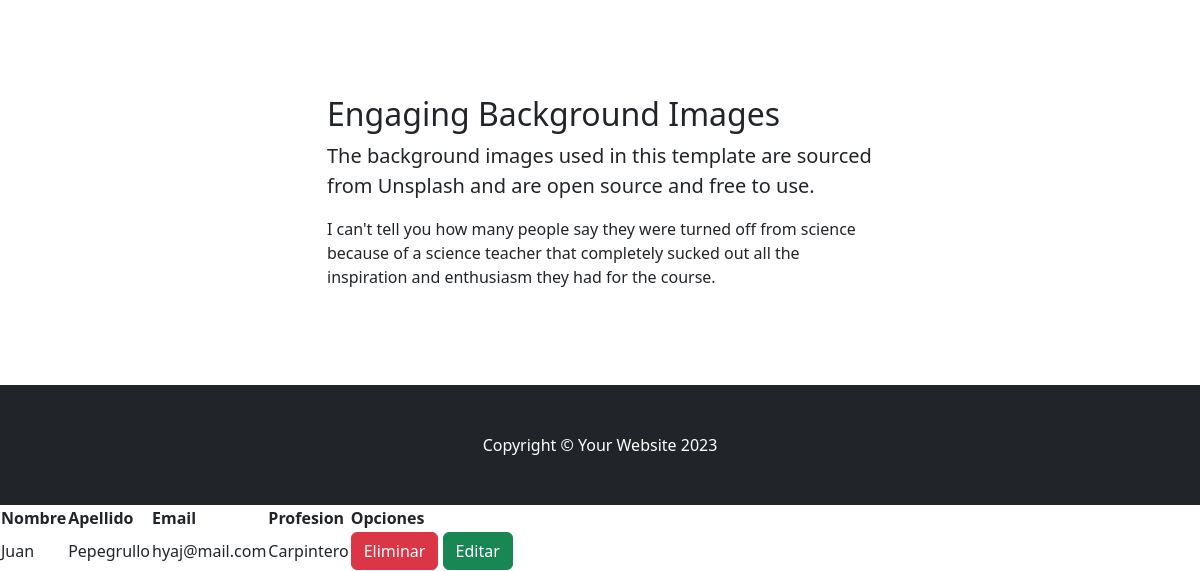
The app's page /AppCoder/profesores/ (signed in, lower part), older data.
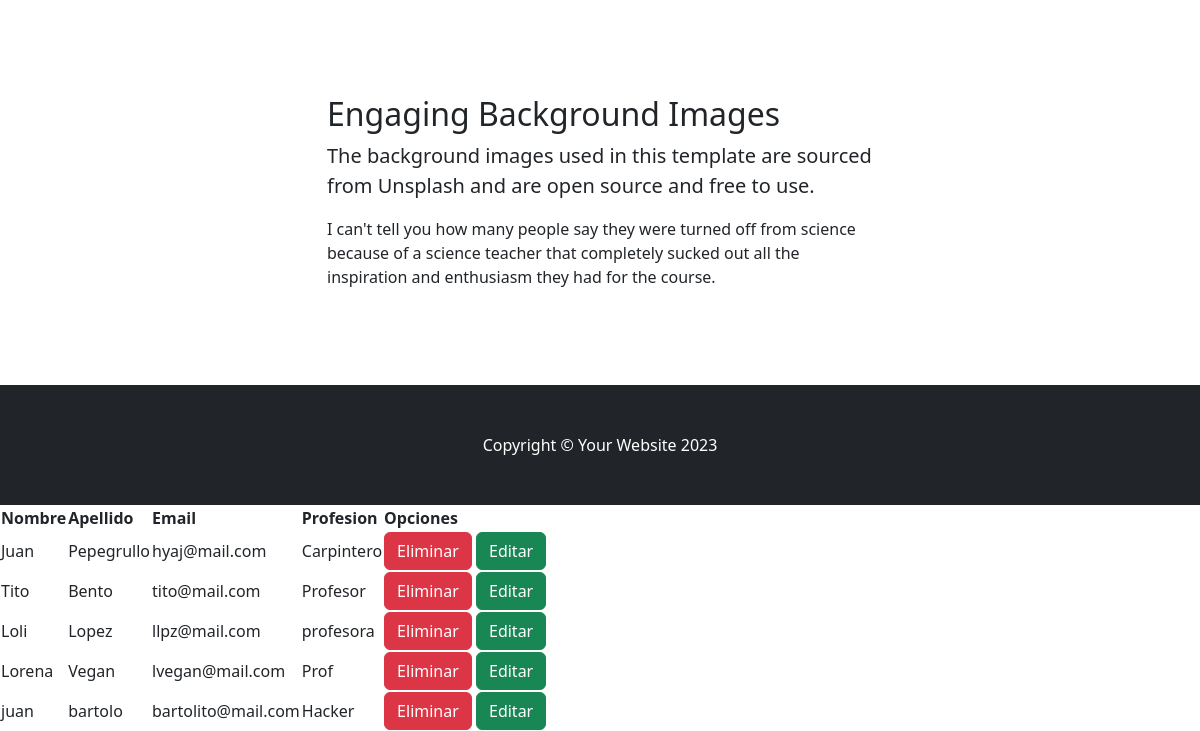
The same page, newer data.
### AppCoder/models.py (models this page shows, shortened)
class Profesor(models.Model):
    nombre = models.CharField(max_length=50)
    apellido = models.CharField(max_length=50)
    emails = models.EmailField()
    profesion = models.CharField(max_length=50)

### AppCoder/views.py (the view)
# urls.py: path("profesores/",profesores, name="profesores"), # name es para poder invocarlo desde el href en el html y redireccionar botones a distintas paginas
@login_required
def profesores(request):
    if request.method == "POST":
        form = ProfesorForm(request.POST)
        if form.is_valid():
            info = form.cleaned_data
            profesor = Profesor(nombre=info["nombre"],apellido=info["apellido"],emails=info["email"],profesion=info["profesion"])
            profesor.save()
            mensaje = "Profesor creado"
        else:
            mensaje = "Datos invalidos"
        formulario_profesor = ProfesorForm()
        profesores = Profesor.objects.all()
        return render(request, "AppCoder/profesores.html", {"mensaje": mensaje ,"formulario":formulario_profesor,"profesores":profesores})
    else:
        formulario_profesor = ProfesorForm()
        profesores = Profesor.objects.all()
    return render(request, "AppCoder/profesores.html", {"formulario": formulario_profesor, "profesores":profesores,"avatar":obtenerAvatar(request)})

### AppCoder/views.py (called while the page is built)
def obtenerAvatar(request):
    avatares = Avatar.objects.filter(user=request.user.id)
    if len(avatares)!=0:
        return avatares[0].imagen.url
    else:
        return "/media/avatars/avatarpordefecto.png"

### AppCoder/templates/AppCoder/profesores.html (shortened to what this page needs)
{% extends "AppCoder/padre.html" %}
{% load static %}
{% block contenido_que_cambia %}
    <table>
        <thead>
            <tr>
                <th>Nombre</th>
                <th>Apellido</th>
                <th>Email</th>
                <th>Profesion</th>
                <th>Opciones</th>
            </tr>
        </thead>
            {% for profesor in profesores %}
            <tr>
                <td>
                    {{profesor.nombre}}
                </td>
                <td>
                    {{profesor.apellido}}
                </td>
                <td>
                    {{profesor.emails}}
                </td>
                <td>
                    {{profesor.profesion}}
                </td>
                <td>
                    <a class="btn btn-danger" href="{% url 'eliminarProfesor' profesor.id %}">Eliminar</a>
                    <a class="btn btn-success" href="{% url 'editarProfesor' profesor.id %}">Editar</a>
                </td>
            </tr>
            {% endfor %}
{% endblock %}

### AppCoder/templates/AppCoder/padre.html (shortened to what this page needs)
<!DOCTYPE html>
<html lang="en">
    <head>
        {% load static %}
        <link href="{% static 'AppCoder/css/styles.css' %}" rel="stylesheet" />
    </head>
    <body>
        {% block contenido_que_cambia %}
        {% endblock %}
        <section class="py-5">
            <div class="container my-5">
                <div class="row justify-content-center">
                    <div class="col-lg-6">
                        <h2>Engaging Background Images</h2>
                        <p class="lead">The background images used in this template are sourced from Unsplash and are open source and free to use.</p>
                        <p class="mb-0">I can't tell you how many people say they were turned off from science because of a science teacher that completely sucked out all the inspiration and enthusiasm they had for the course.</p>
                    </div>
                </div>
            </div>
        </section>
        <footer class="py-5 bg-dark">
            <div class="container"><p class="m-0 text-center text-white">Copyright &copy; Your Website 2023</p></div>
        </footer>
    </body>
</html>

Row changes from the older to the newer data that the page shows:
added Profesor: nombre "Tito", apellido "Bento", emails "tito@mail.com", profesion "Profesor"
added Profesor: nombre "Loli", apellido "Lopez", emails "llpz@mail.com", profesion "profesora"
added Profesor: nombre "Lorena", apellido "Vegan", emails "lvegan@mail.com", profesion "Prof"
added Profesor: nombre "juan", apellido "bartolo", emails "bartolito@mail.com", profesion "Hacker"
